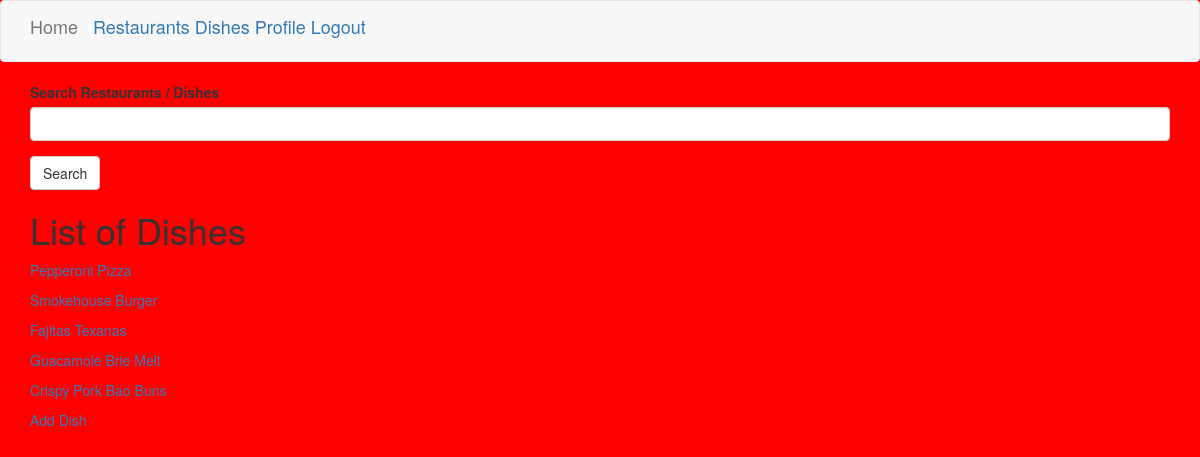
The page /dishes (signed in) on the database its author committed.
### app/models.py (models this page shows, shortened)
class Dish(db.Model):
    id = db.Column(db.Integer, primary_key=True)
    name = db.Column(db.String(128), index=True, unique=True)
    rating = db.Column(db.Integer)
    price = db.Column(db.Float)
    description = db.Column(db.String(128), index=True)
    r2ds = db.relationship('RestaurantToDish', backref='dish', lazy='dynamic')
    reviews = db.relationship('Review', backref='dish', lazy='dynamic')

### app/routes.py (the view)
@app.route('/dishes', methods=['GET', 'POST'])
def dishes(dishes=None):
    form = SearchBarForm()
    if form.validate_on_submit():
        dishlist = Dish.query.filter(Dish.name.contains(form.search.data)).all()
    else:
        dishlist = Dish.query.all()
    return render_template('dishes.html', title='Dishes', dishes=dishlist, form=form)

### app/forms.py
class SearchBarForm(FlaskForm):
    search = StringField('Search Restaurants / Dishes')
    submit = SubmitField('Search')

### app/models.py (called while the page is built)
@login.user_loader
def load_user(id):
    return User.query.get(int(id))

### app/templates/dishes.html
{% extends "base.html" %}
{% import 'bootstrap/wtf.html' as wtf %}
{% block app_content %}
    {{ wtf.quick_form(form) }}
    <h1>List of Dishes</h1>
   {% for dish in dishes %}
    <p><a href="{{ url_for('dish', name=dish.name) }}">{{ dish.name }}</a></p>
{% endfor %}
    <a href={{ url_for('newdish') }}>Add Dish</a>
{%  endblock %}

### app/templates/base.html (style rules this page uses)
body { background: red !important; }

### rows shown on the page
Dish: name "Pepperoni Pizza"
Dish: name "Smokehouse Burger"
Dish: name "Fajitas Texanas"
Dish: name "Guacamole Brie Melt"
Dish: name "Crispy Pork Bao Buns"
